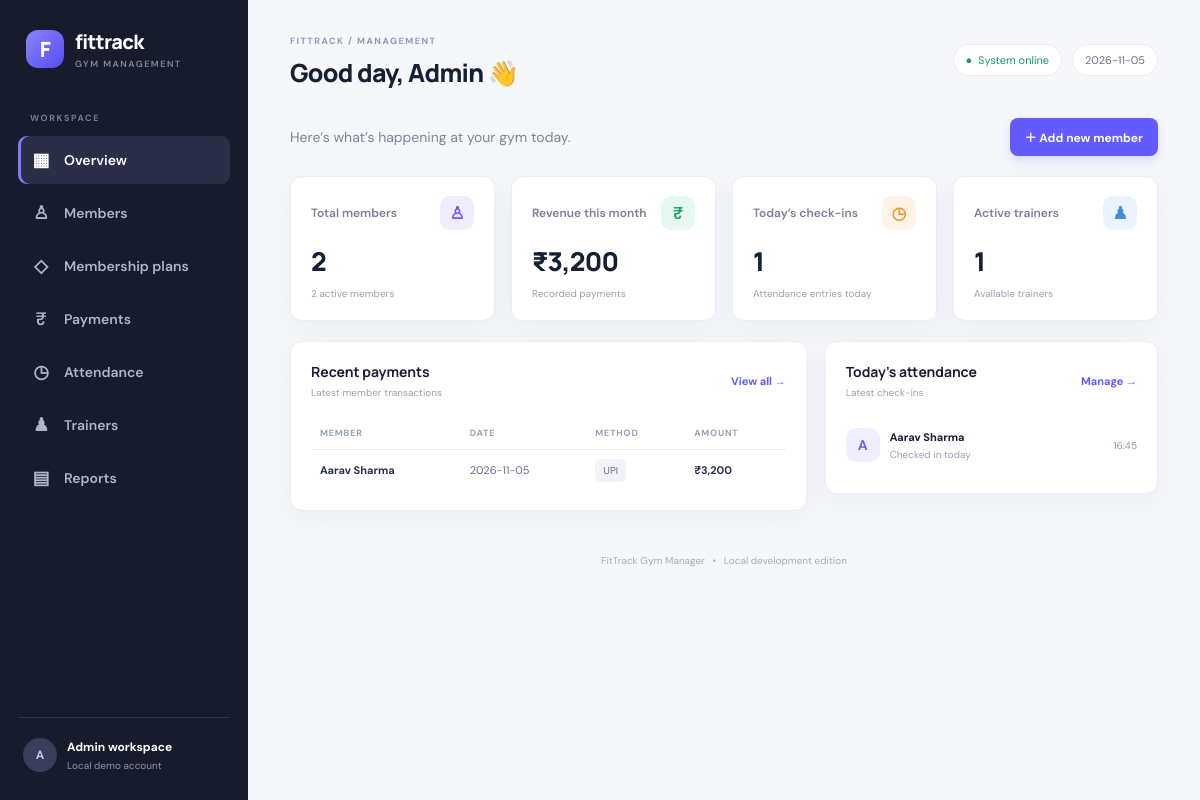
The page / on the database its author committed.
### tables this page shows
CREATE TABLE payments (id INTEGER PRIMARY KEY AUTOINCREMENT,member_id INTEGER NOT NULL,amount REAL NOT NULL,payment_date TEXT NOT NULL,method TEXT NOT NULL,notes TEXT,FOREIGN KEY(member_id) REFERENCES members(id) ON DELETE CASCADE);

CREATE TABLE members (id INTEGER PRIMARY KEY AUTOINCREMENT,name TEXT NOT NULL,phone TEXT NOT NULL,email TEXT,gender TEXT,join_date TEXT NOT NULL,plan_id INTEGER,status TEXT NOT NULL DEFAULT 'Active',notes TEXT,FOREIGN KEY(plan_id) REFERENCES plans(id));

CREATE TABLE attendance (id INTEGER PRIMARY KEY AUTOINCREMENT,member_id INTEGER NOT NULL,checkin_date TEXT NOT NULL,checkin_time TEXT NOT NULL,FOREIGN KEY(member_id) REFERENCES members(id) ON DELETE CASCADE);

### app.py (the view)
@app.route("/")
def dashboard():
    with get_db() as db:
        stats = {
            "members": db.execute("SELECT COUNT(*) FROM members").fetchone()[0],
            "active": db.execute("SELECT COUNT(*) FROM members WHERE status='Active'").fetchone()[0],
            "revenue": db.execute("SELECT COALESCE(SUM(amount),0) FROM payments WHERE strftime('%Y-%m',payment_date)=?", (date.today().strftime("%Y-%m"),)).fetchone()[0],
            "trainers": db.execute("SELECT COUNT(*) FROM trainers WHERE status='Active'").fetchone()[0],
            "today_attendance": db.execute("SELECT COUNT(*) FROM attendance WHERE checkin_date=?", (today_iso(),)).fetchone()[0]
        }
        recent = db.execute("""SELECT p.*,m.name AS member_name FROM payments p JOIN members m ON m.id=p.member_id
                               ORDER BY p.payment_date DESC,p.id DESC LIMIT 6""").fetchall()
        attendance = db.execute("""SELECT a.*,m.name AS member_name FROM attendance a JOIN members m ON m.id=a.member_id
                                   WHERE a.checkin_date=? ORDER BY a.id DESC LIMIT 6""", (today_iso(),)).fetchall()
    return render_template("dashboard.html", stats=stats, recent=recent, attendance=attendance)

### app.py (called while the page is built)
def get_db():
    conn = sqlite3.connect(DB_PATH)
    conn.row_factory = sqlite3.Row
    conn.execute("PRAGMA foreign_keys = ON")
    return conn

@app.template_filter("money")
def money(value):
    return "₹{:,.0f}".format(value or 0)

@app.context_processor
def inject_globals():
    return {"today": date.today().isoformat()}

def today_iso():
    return date.today().isoformat()

### templates/dashboard.html
{% extends "base.html" %}{% block title %}Overview{% endblock %}{% block heading %}Good day, Admin 👋{% endblock %}
{% block content %}
<div class="welcome-row"><p>Here’s what’s happening at your gym today.</p><a class="btn primary" href="{{ url_for('add_member') }}">＋ Add new member</a></div>
<div class="stats-grid">
  <div class="stat-card"><div class="stat-top"><span>Total members</span><span class="stat-icon purple">♙</span></div><strong>{{ stats.members }}</strong><small>{{ stats.active }} active members</small></div>
  <div class="stat-card"><div class="stat-top"><span>Revenue this month</span><span class="stat-icon green">₹</span></div><strong>{{ stats.revenue|money }}</strong><small>Recorded payments</small></div>
  <div class="stat-card"><div class="stat-top"><span>Today’s check-ins</span><span class="stat-icon orange">◷</span></div><strong>{{ stats.today_attendance }}</strong><small>Attendance entries today</small></div>
  <div class="stat-card"><div class="stat-top"><span>Active trainers</span><span class="stat-icon blue">♟</span></div><strong>{{ stats.trainers }}</strong><small>Available trainers</small></div>
</div>
<div class="content-grid">
  <section class="panel"><div class="panel-head"><div><h2>Recent payments</h2><p>Latest member transactions</p></div><a href="{{ url_for('payments') }}">View all →</a></div>
    {% if recent %}<div class="table-wrap"><table><thead><tr><th>Member</th><th>Date</th><th>Method</th><th>Amount</th></tr></thead><tbody>{% for p in recent %}<tr><td><b>{{ p.member_name }}</b></td><td>{{ p.payment_date }}</td><td><span class="tag">{{ p.method }}</span></td><td class="amount">{{ p.amount|money }}</td></tr>{% endfor %}</tbody></table></div>{% else %}<div class="empty">No payments recorded yet.</div>{% endif %}
  </section>
  <section class="panel"><div class="panel-head"><div><h2>Today’s attendance</h2><p>Latest check-ins</p></div><a href="{{ url_for('attendance') }}">Manage →</a></div>
    {% if attendance %}{% for a in attendance %}<div class="activity"><div class="activity-avatar">{{ a.member_name[:1]|upper }}</div><div class="activity-info"><b>{{ a.member_name }}</b><small>Checked in today</small></div><span class="time">{{ a.checkin_time }}</span></div>{% endfor %}{% else %}<div class="empty">No check-ins yet today.</div>{% endif %}
  </section>
</div>
{% endblock %}

### static/style.css (style rules this page uses)
:root { --bg:#f5f7fb;--surface:#fff;--ink:#172033;--muted:#7b8497;--line:#e9edf4;--primary:#635bff;--primary-dark:#5148e5;--green:#17a673;--shadow:0 8px 28px rgba(25,35,60,.045) }
* { box-sizing:border-box }
body { margin:0;background:var(--bg);color:var(--ink);font-family:'DM Sans',sans-serif;font-size:14px }
.avatar,.activity-avatar { width:34px;height:34px;border-radius:50%;background:#393e5a;color:#c5c1ff;display:grid;place-items:center;font-weight:700 }
.welcome-row { display:flex;justify-content:space-between;align-items:center;margin-bottom:20px }
.welcome-row p,.muted { color:var(--muted);margin:0 }
.btn { border:0;border-radius:8px;padding:10px 15px;font:700 12px 'DM Sans';text-decoration:none;display:inline-flex;align-items:center;justify-content:center;cursor:pointer }
.btn.primary { background:var(--primary);color:#fff;box-shadow:0 4px 10px #635bff30 }
.stats-grid { display:grid;grid-template-columns:repeat(4,1fr);gap:16px;margin-bottom:20px }
.stat-card,.panel,.form-panel { background:var(--surface);border:1px solid var(--line);border-radius:12px;box-shadow:var(--shadow) }
.stat-card { padding:19px 20px }
.stat-top { display:flex;align-items:center;justify-content:space-between;color:#778197;font-size:12px;font-weight:600 }
.stat-card strong { display:block;font:800 26px Manrope;margin:13px 0 4px;letter-spacing:-.7px }
.stat-card small { color:#9aa2b2;font-size:10px }
.stat-icon { width:34px;height:34px;border-radius:10px;display:grid;place-items:center;font-size:17px }
.purple { background:#efedff;color:#655cff }
.green { background:#e7f8f1;color:#12a16e }
.orange { background:#fff3e5;color:#e99a36 }
.blue { background:#eaf3ff;color:#4389dc }
.content-grid { display:grid;grid-template-columns:minmax(0,1.55fr) minmax(300px,1fr);gap:18px;align-items:start }
.panel { padding:20px;margin-bottom:18px;min-width:0 }
.panel-head { display:flex;justify-content:space-between;align-items:center;margin-bottom:18px }
.panel-head h2 { font:700 14px Manrope;margin:0 0 5px }
.panel-head p { margin:0;color:#9aa2b2;font-size:10px }
.panel-head>a { font-size:11px;color:var(--primary);text-decoration:none;font-weight:700 }
.table-wrap { overflow-x:auto }
table { border-collapse:collapse;width:100%;white-space:nowrap }
th { text-align:left;color:#9aa2b2;font-size:9px;text-transform:uppercase;letter-spacing:.8px;font-weight:700;padding:10px 9px;border-bottom:1px solid var(--line) }
td { padding:13px 9px;border-bottom:1px solid #f0f2f6;color:#657087;font-size:11px }
tbody tr:last-child td { border-bottom:0 }
td b { color:#293248;font-weight:700 }
.amount { font-weight:700;color:#273149 }
.tag { background:#f1f3f8;color:#667087;padding:5px 8px;border-radius:5px;font-size:10px }
.activity { display:flex;align-items:center;gap:10px;padding:11px 0;border-bottom:1px solid #f0f2f6 }
.activity:last-child { border:0 }
.activity-avatar,.person-avatar { background:#f0efff;color:#6b62ee;width:34px;height:34px;border-radius:10px;display:grid;place-items:center;font-weight:700 }
.activity-info { flex:1 }
.activity-info b { display:block;font-size:11px }
.activity-info small { display:block;color:#9aa2b2;font-size:10px;margin-top:4px }
.time { font-size:10px;color:#8f98aa }

### rows shown on the page
payments: member_name "Aarav Sharma", payment_date "2026-11-05", method "UPI", amount "₹3,200"
attendance: name "A", member_name "Aarav Sharma", checkin_time "16:45"

### other values the page prints
{{ stats.members }} "2"
{{ stats.active }} "2"
{{ stats.revenue|money }} "₹3,200"
{{ stats.today_attendance }} "1"
{{ stats.trainers }} "1"
